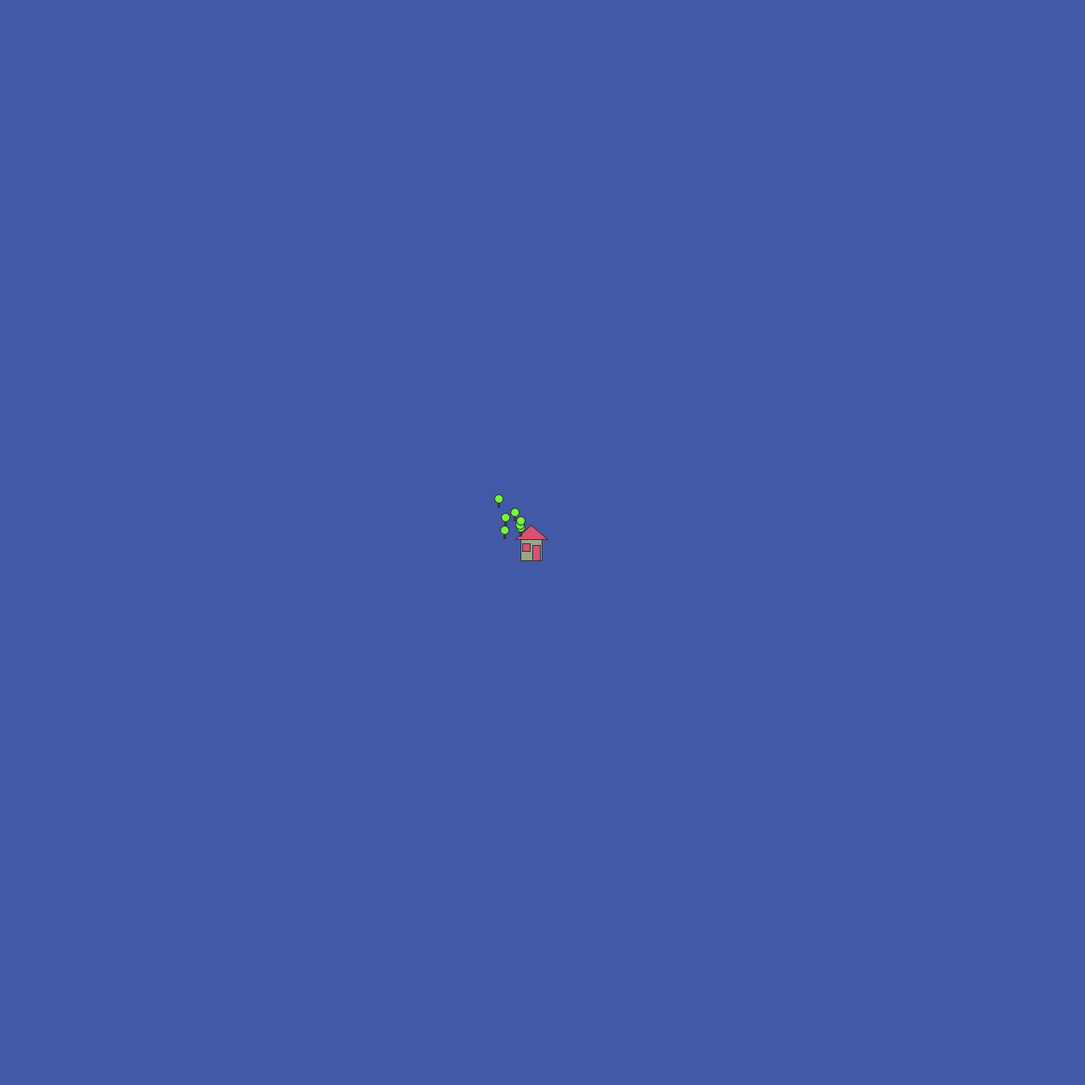
Frame 1 (no input)
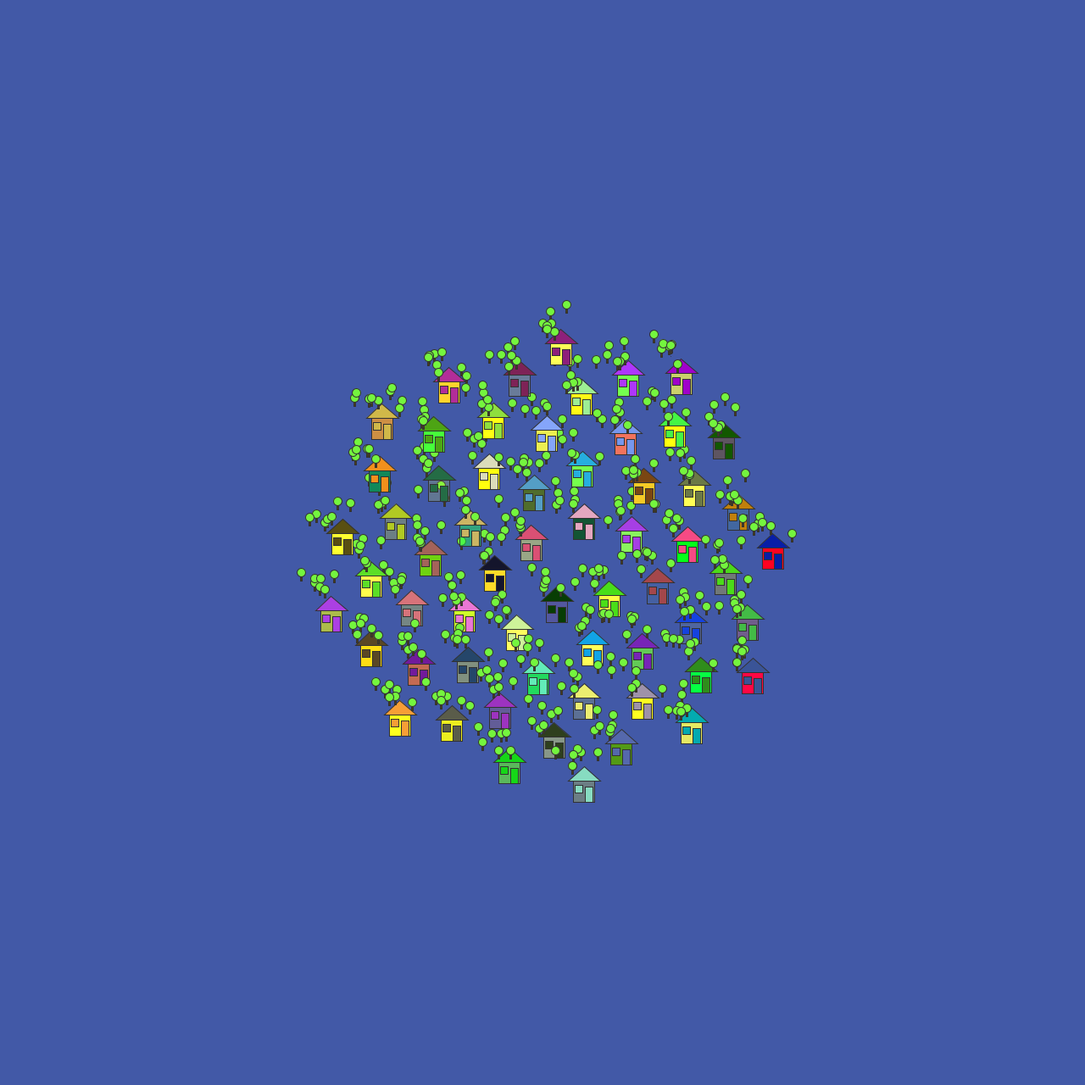
Frame 60 (the mouse pressed at the canvas centre just before this capture)
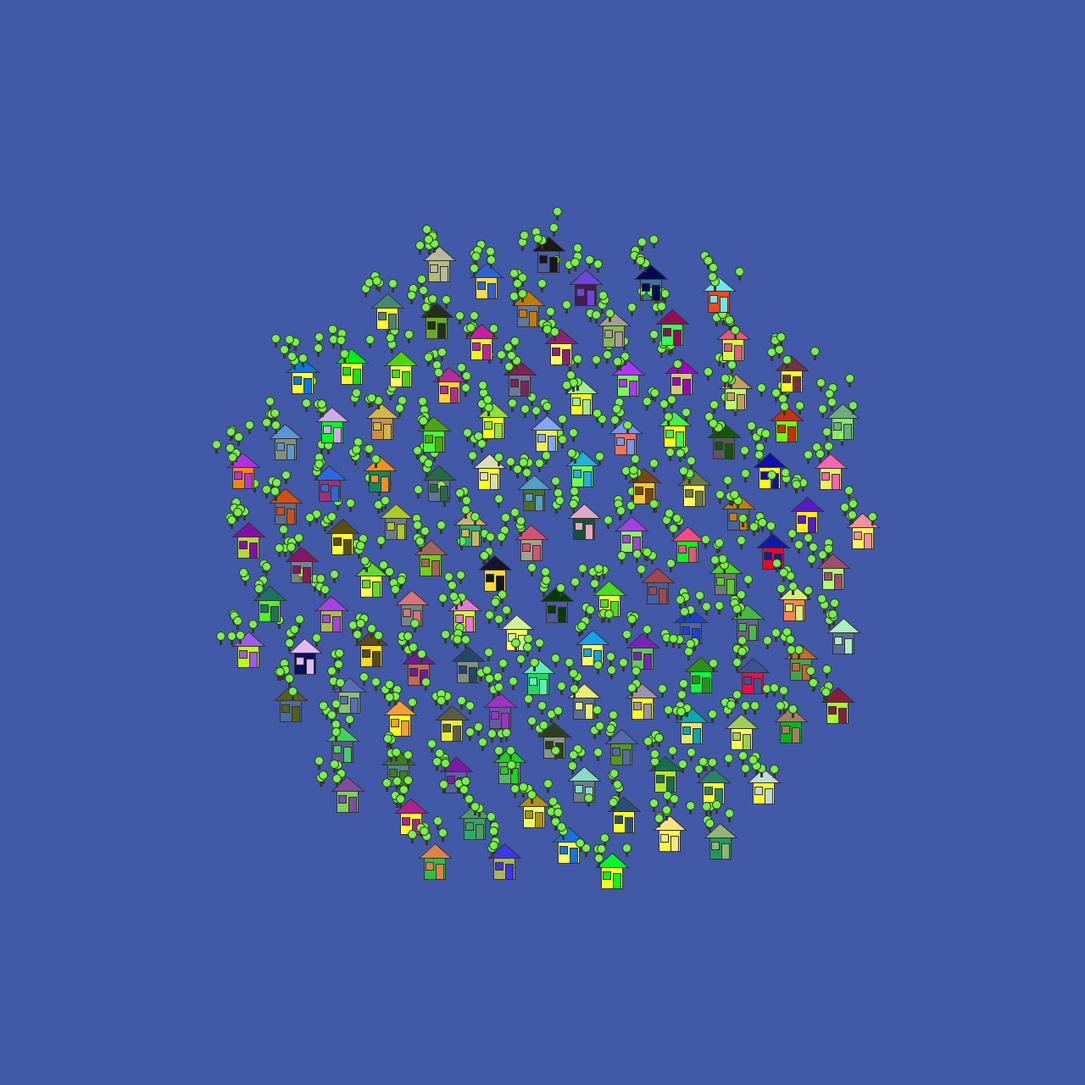
Frame 120 (the mouse held since frame 60 and released just before this capture)

The Processing sketch that drew these frames (run headless with seeded random() and noise(); from frame 60 on, the mouse is pressed at the canvas centre):

// Processing sketch: processing_12916
// ── processing_12916.pde

float number = 1;

float[] fibs= new float [1];
 
float px,py,r,degree;
float[] xpos = new float[0];
float[] ypos = new float[0];
 
float spacing = 20;

float weight;

float guldenSnede = ((sqrt(5) - 1 ) / 2);
 
float lastX, lastY;
float treex1, treey1;
float treex2, treey2;
float treex3, treey3;
float treex4, treey4;
float treex5, treey5;
float treex6, treey6;
float treex7, treey7;

void setup()
{
  size(1280, 1280);
  background(66,89,167);
  smooth();
  stroke(50);
  frameRate(10);
  px = width/2;
  py = height/2;
}
 
void draw(){
    lastX = px;
    lastY = py;
    degree = (frameCount * guldenSnede) * 360;
    r = sqrt(frameCount)*70;
    calculatePoint(width/2, height/2, r, (degree % 360));
    fill (random(500), random(1000), random(100), random (500));


    rect (px,py+20,25,25);// house
     fill (random(0,255), random(0,255), random(0,255));
    triangle (px+12.5,py+3,px-6,py+20,px+32,py+20);// roof
    rect (px+2,py+25,9,9); //window
    rect (px+14,py+27,9,18);//doors
    point(px,py);
    //line(lastX, lastY, px,py);
    weight += 0.01;

    
    treex1 = random(-20,5);
    treex2 = random(-5,10);
    treex3 = random(-30,20);
    treex4 = random(-30,30);
    treex5 = random(-20,40);
    treex6 = random(-5,5);
    treex6 = random(-10,10);

    treey1 = random(-10,25);
    treey2 = random (-10,25);
    treey3 = random (-10,30);
    treey4 = random (-10,30);
    treey5 = random (-10,20);
   treey6 = random (-10,20);
   treey7 = random (-10,20);
   fill (72,60,28);
    rect(px+treex1-1, py-treey1+2 , 2, 8);
    rect(px+treex2-1, py-treey2+2, 2, 8);
    rect(px+treex3-1, py-treey3+2, 2, 8);
    rect(px+treex4-1, py-treey4+2, 2, 8) ;
    rect(px+treex5-1, py-treey5+2, 2, 8);
    rect(px+treex6-1, py-treey6+2, 2, 8);
    rect(px+treex7-1, py-treey7+2, 2, 8);
    fill (116,245,62);
    ellipse(px+treex1, py-treey1 , 10, 10);
    ellipse(px+treex2, py-treey2, 10, 10);
    ellipse(px+treex3, py-treey3, 10, 10);
    ellipse(px+treex4, py-treey4, 10, 10) ;
    ellipse(px+treex5, py-treey5, 10, 10);
    ellipse(px+treex6, py-treey6, 10, 10);
    ellipse(px+treex7, py-treey7, 10, 10);


    if (px>= width){
      exit();
    }
    if (py>= height){
      exit();
    }
}



void calculatePoint(float x, float y, float r, float graden){
  px = x + cos(radians(graden))*(r/2);
  py = y + sin(radians(graden))*(r/2);
} 
 
